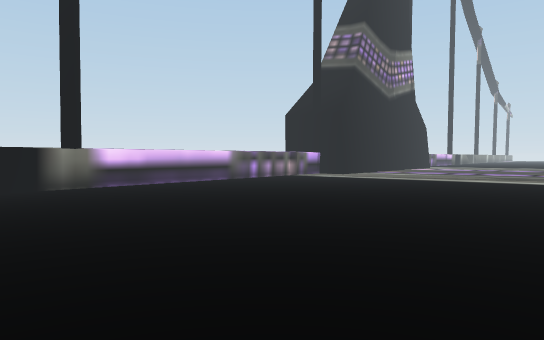
view 1 (above)

19 first-person views from a walk through a Unity game level. The camera is 1.4 m above the floor, tilts 2° down and sees 70° across. The floor is counted in squares, 2 m on a side. Each view is taken from the middle of a square. On the plan, view 1 faces up. The plan holds only what a view shows up to about 11 squares ahead; the rest is blank. The place goes on beyond the plan. The player is left out.

view 2
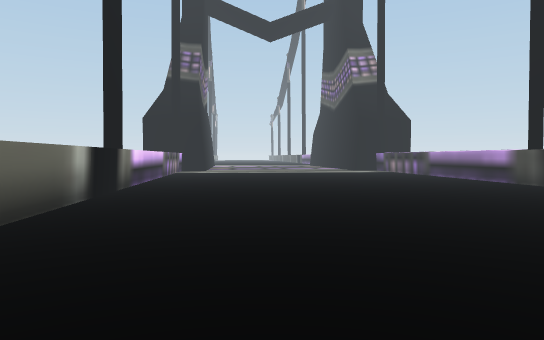

view 3
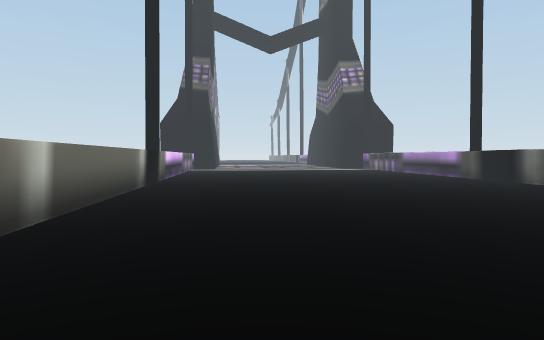

view 4
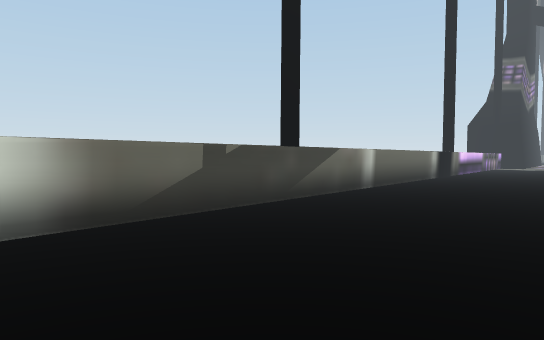

view 5
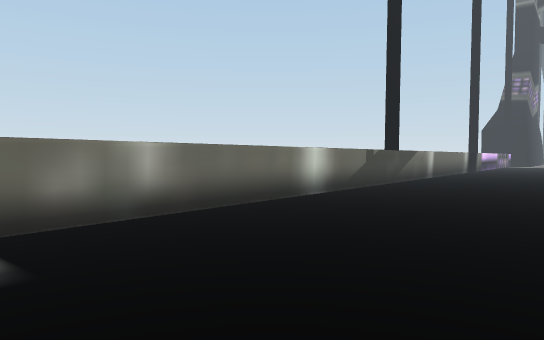

view 6
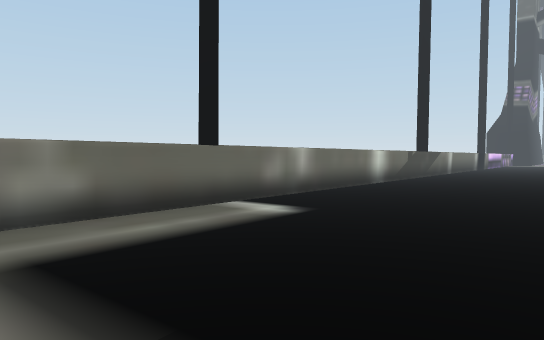

view 7
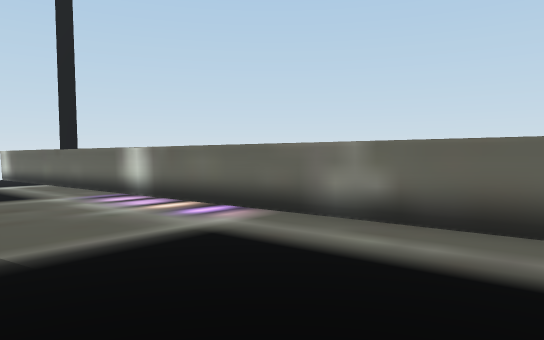

view 8
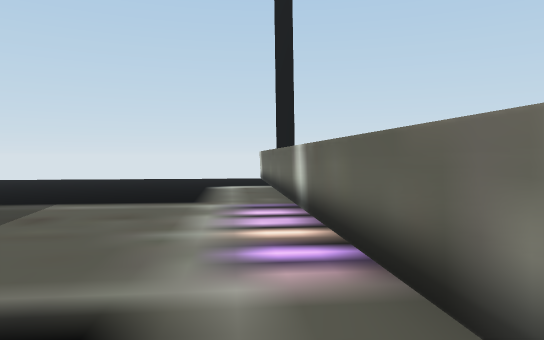

view 9
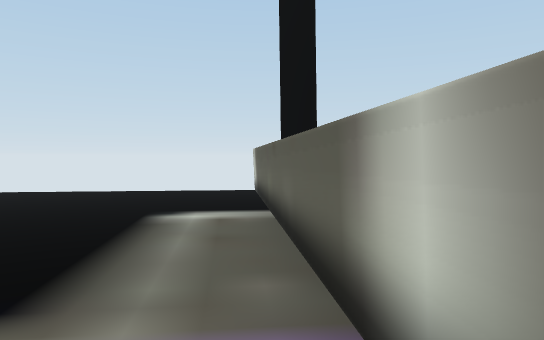

view 10
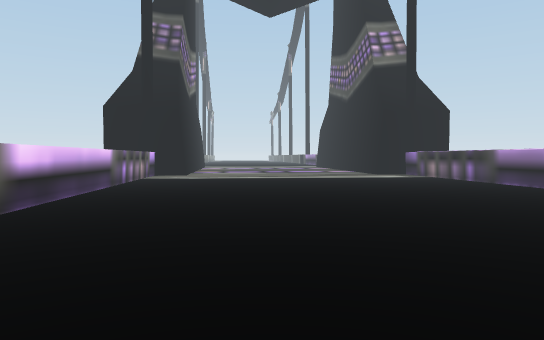

view 11
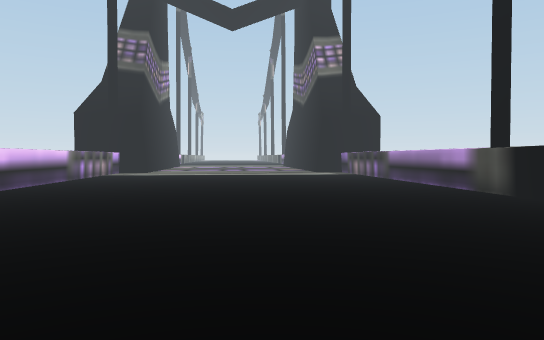

view 12
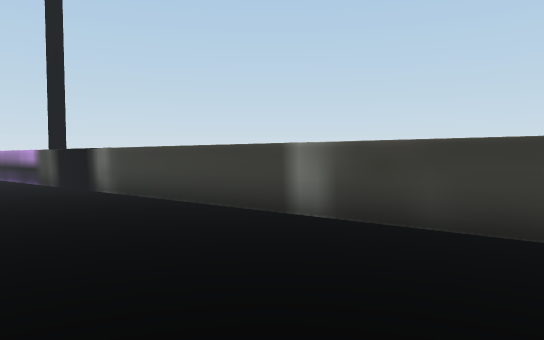

view 13
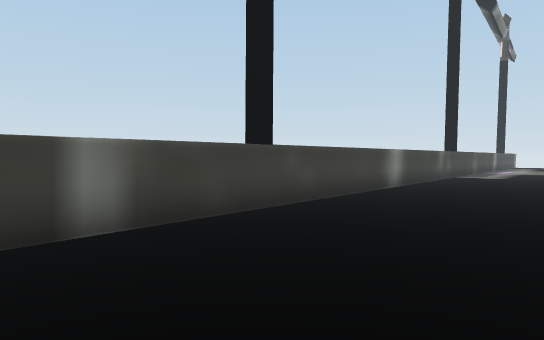

view 14
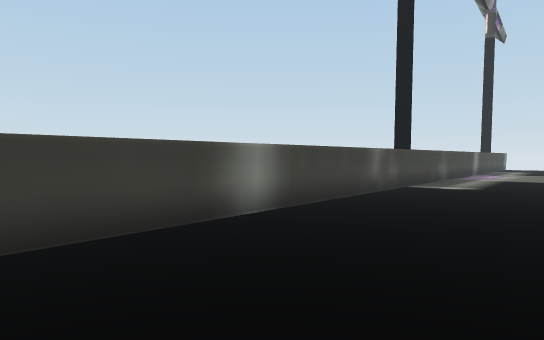

view 15
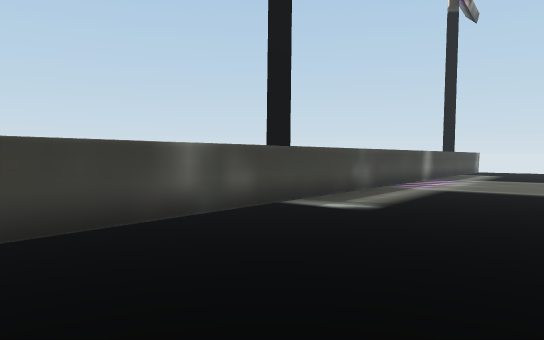

view 16
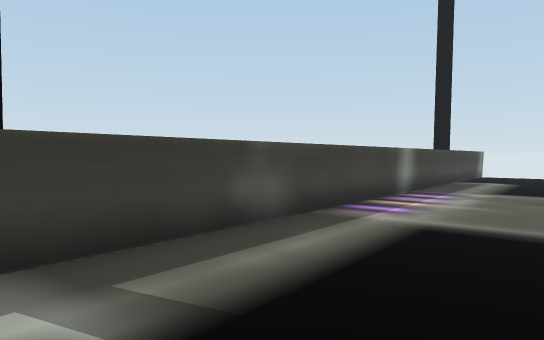

view 17
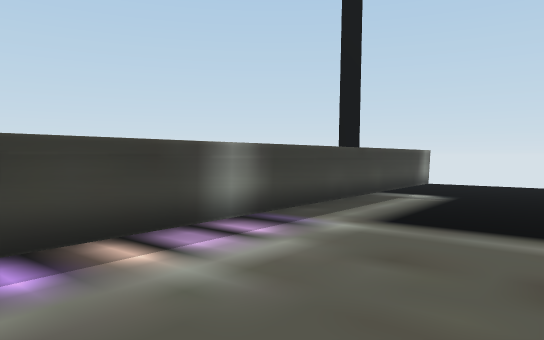

view 18
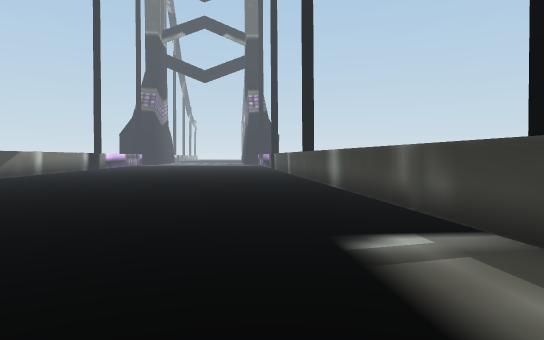

view 19
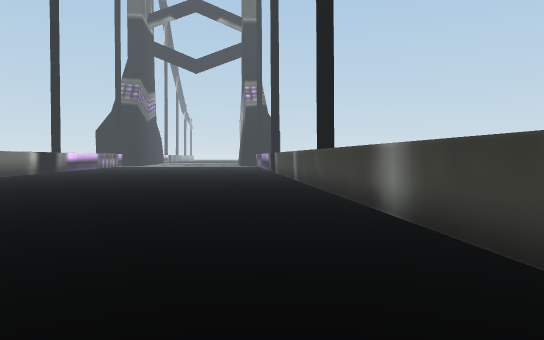

### Floor plan
Points are (right, up) in squares from view 1. A wall is a line through its corners. A room is listed if a view was taken in it or the views show most of it. See-through windows are left out.
Room 1 (views 1, 2, 3, 4, 5, 6, 7, 8, 9, 10, 11, 12, 13, 14, 15, 16, 17, 18, 19)
walls: (-18.1, -24) (6.5, 6.5); (-1, 12.3) (-25.4, -18)
ways out: gap at (-18, -24)

Positions as (right, up) in squares from view 1, and headings:
1: (0, 0), facing up
2: (-8, 0), facing up-right
3: (-10, -2), facing up-right
4: (-11, -6), facing up
5: (-14, -10), facing up
6: (-16, -13), facing up
7: (-14, -10), facing left
8: (-17, -9), facing down-left
9: (-20, -12), facing down-left
10: (-5, 3), facing up-right
11: (-5, 0), facing up-right
12: (-6, -3), facing right
13: (-3, 0), facing down
14: (-6, -4), facing down
15: (-9, -7), facing down
16: (-11, -11), facing down
17: (-14, -14), facing down
18: (-13, -14), facing up-right
19: (-10, -11), facing up-right
